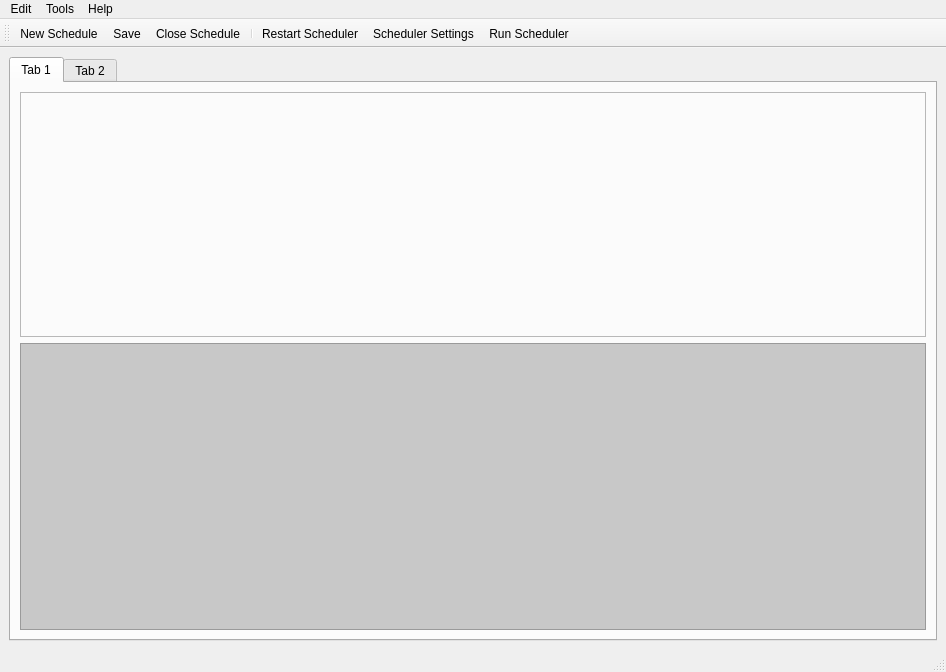
<?xml version="1.0" encoding="UTF-8"?>
<ui version="4.0">
 <class>MainWindow</class>
 <widget class="QMainWindow" name="MainWindow">
  <property name="geometry">
   <rect>
    <x>0</x>
    <y>0</y>
    <width>946</width>
    <height>672</height>
   </rect>
  </property>
  <property name="windowTitle">
   <string>MainWindow</string>
  </property>
  <widget class="QWidget" name="centralwidget">
   <layout class="QVBoxLayout" name="verticalLayout_14">
    <item>
     <widget class="QTabWidget" name="tabWidget">
      <property name="currentIndex">
       <number>0</number>
      </property>
      <widget class="QWidget" name="graph_tab">
       <attribute name="title">
        <string>Tab 1</string>
       </attribute>
       <layout class="QVBoxLayout" name="verticalLayout_2">
        <item>
         <widget class="QFrame" name="plot">
          <property name="minimumSize">
           <size>
            <width>778</width>
            <height>245</height>
           </size>
          </property>
          <property name="frameShape">
           <enum>QFrame::StyledPanel</enum>
          </property>
          <property name="frameShadow">
           <enum>QFrame::Raised</enum>
          </property>
          <widget class="QWidget" name="verticalLayoutWidget">
           <property name="geometry">
            <rect>
             <x>0</x>
             <y>0</y>
             <width>901</width>
             <height>251</height>
            </rect>
           </property>
           <layout class="QVBoxLayout" name="graph_layout"/>
          </widget>
         </widget>
        </item>
        <item>
         <widget class="QListWidget" name="listWidget">
          <property name="styleSheet">
           <string notr="true">font: 9pt &quot;Consolas&quot;;
background-color: rgb(200, 200, 200);</string>
          </property>
         </widget>
        </item>
       </layout>
      </widget>
      <widget class="QWidget" name="database_tab">
       <attribute name="title">
        <string>Tab 2</string>
       </attribute>
       <layout class="QVBoxLayout" name="verticalLayout_10">
        <item>
         <layout class="QHBoxLayout" name="horizontalLayout">
          <item>
           <spacer name="horizontalSpacer_5">
            <property name="orientation">
             <enum>Qt::Horizontal</enum>
            </property>
            <property name="sizeType">
             <enum>QSizePolicy::Fixed</enum>
            </property>
            <property name="sizeHint" stdset="0">
             <size>
              <width>25</width>
              <height>20</height>
             </size>
            </property>
           </spacer>
          </item>
          <item>
           <layout class="QVBoxLayout" name="verticalLayout_9">
            <item>
             <spacer name="verticalSpacer_8">
              <property name="orientation">
               <enum>Qt::Vertical</enum>
              </property>
              <property name="sizeType">
               <enum>QSizePolicy::MinimumExpanding</enum>
              </property>
              <property name="sizeHint" stdset="0">
               <size>
                <width>20</width>
                <height>28</height>
               </size>
              </property>
             </spacer>
            </item>
            <item>
             <widget class="QWidget" name="filterWidget" native="true">
              <property name="minimumSize">
               <size>
                <width>241</width>
                <height>411</height>
               </size>
              </property>
              <property name="styleSheet">
               <string notr="true"/>
              </property>
              <widget class="QWidget" name="layoutWidget">
               <property name="geometry">
                <rect>
                 <x>10</x>
                 <y>10</y>
                 <width>223</width>
                 <height>381</height>
                </rect>
               </property>
               <layout class="QVBoxLayout" name="verticalLayout_8">
                <item>
                 <widget class="QLabel" name="filteLabel">
                  <property name="text">
                   <string>&lt;html&gt;&lt;head/&gt;&lt;body&gt;&lt;p align=&quot;center&quot;&gt;&lt;span style=&quot; font-size:12pt; font-weight:700;&quot;&gt;Filter&lt;/span&gt;&lt;/p&gt;&lt;/body&gt;&lt;/html&gt;</string>
                  </property>
                 </widget>
                </item>
                <item>
                 <spacer name="verticalSpacer_7">
                  <property name="orientation">
                   <enum>Qt::Vertical</enum>
                  </property>
                  <property name="sizeType">
                   <enum>QSizePolicy::Maximum</enum>
                  </property>
                  <property name="sizeHint" stdset="0">
                   <size>
                    <width>20</width>
                    <height>18</height>
                   </size>
                  </property>
                 </spacer>
                </item>
                <item>
                 <layout class="QVBoxLayout" name="verticalLayout_5">
                  <item>
                   <widget class="QLabel" name="nameProjectLabel">
                    <property name="text">
                     <string>Project name</string>
                    </property>
                   </widget>
                  </item>
                  <item>
                   <widget class="QLineEdit" name="projectNameEdit">
                    <property name="sizePolicy">
                     <sizepolicy hsizetype="Ignored" vsizetype="Fixed">
                      <horstretch>0</horstretch>
                      <verstretch>0</verstretch>
                     </sizepolicy>
                    </property>
                    <property name="maximumSize">
                     <size>
                      <width>219</width>
                      <height>25</height>
                     </size>
                    </property>
                   </widget>
                  </item>
                 </layout>
                </item>
                <item>
                 <spacer name="verticalSpacer_2">
                  <property name="orientation">
                   <enum>Qt::Vertical</enum>
                  </property>
                  <property name="sizeType">
                   <enum>QSizePolicy::Maximum</enum>
                  </property>
                  <property name="sizeHint" stdset="0">
                   <size>
                    <width>20</width>
                    <height>18</height>
                   </size>
                  </property>
                 </spacer>
                </item>
                <item>
                 <layout class="QVBoxLayout" name="verticalLayout_4">
                  <item>
                   <widget class="QLabel" name="taskNumberLabel">
                    <property name="text">
                     <string>Task number</string>
                    </property>
                   </widget>
                  </item>
                  <item>
                   <widget class="QLineEdit" name="taskNumberEdit">
                    <property name="sizePolicy">
                     <sizepolicy hsizetype="Ignored" vsizetype="Fixed">
                      <horstretch>0</horstretch>
                      <verstretch>0</verstretch>
                     </sizepolicy>
                    </property>
                    <property name="maximumSize">
                     <size>
                      <width>219</width>
                      <height>25</height>
                     </size>
                    </property>
                   </widget>
                  </item>
                 </layout>
                </item>
                <item>
                 <spacer name="verticalSpacer_5">
                  <property name="orientation">
                   <enum>Qt::Vertical</enum>
                  </property>
                  <property name="sizeType">
                   <enum>QSizePolicy::Maximum</enum>
                  </property>
                  <property name="sizeHint" stdset="0">
                   <size>
                    <width>20</width>
                    <height>18</height>
                   </size>
                  </property>
                 </spacer>
                </item>
                <item>
                 <layout class="QVBoxLayout" name="verticalLayout_6">
                  <item>
                   <widget class="QLabel" name="hyperperiodLabel">
                    <property name="text">
                     <string>Hyperperiod</string>
                    </property>
                   </widget>
                  </item>
                  <item>
                   <widget class="QLineEdit" name="hyperperiodEdit">
                    <property name="sizePolicy">
                     <sizepolicy hsizetype="Ignored" vsizetype="Fixed">
                      <horstretch>0</horstretch>
                      <verstretch>0</verstretch>
                     </sizepolicy>
                    </property>
                    <property name="maximumSize">
                     <size>
                      <width>219</width>
                      <height>25</height>
                     </size>
                    </property>
                   </widget>
                  </item>
                 </layout>
                </item>
                <item>
                 <spacer name="verticalSpacer_12">
                  <property name="orientation">
                   <enum>Qt::Vertical</enum>
                  </property>
                  <property name="sizeType">
                   <enum>QSizePolicy::Maximum</enum>
                  </property>
                  <property name="sizeHint" stdset="0">
                   <size>
                    <width>20</width>
                    <height>18</height>
                   </size>
                  </property>
                 </spacer>
                </item>
                <item>
                 <layout class="QVBoxLayout" name="verticalLayout_7">
                  <item>
                   <widget class="QLabel" name="scheduleableLabel">
                    <property name="text">
                     <string>Scheduleable</string>
                    </property>
                   </widget>
                  </item>
                  <item>
                   <widget class="QLineEdit" name="scheduleableEdit">
                    <property name="sizePolicy">
                     <sizepolicy hsizetype="Ignored" vsizetype="Fixed">
                      <horstretch>0</horstretch>
                      <verstretch>0</verstretch>
                     </sizepolicy>
                    </property>
                    <property name="maximumSize">
                     <size>
                      <width>219</width>
                      <height>25</height>
                     </size>
                    </property>
                   </widget>
                  </item>
                 </layout>
                </item>
                <item>
                 <spacer name="verticalSpacer_11">
                  <property name="orientation">
                   <enum>Qt::Vertical</enum>
                  </property>
                  <property name="sizeType">
                   <enum>QSizePolicy::Maximum</enum>
                  </property>
                  <property name="sizeHint" stdset="0">
                   <size>
                    <width>20</width>
                    <height>18</height>
                   </size>
                  </property>
                 </spacer>
                </item>
                <item>
                 <layout class="QVBoxLayout" name="verticalLayout_3">
                  <item>
                   <widget class="QLabel" name="calendarLabel">
                    <property name="text">
                     <string>Calendar</string>
                    </property>
                   </widget>
                  </item>
                  <item>
                   <layout class="QHBoxLayout" name="horizontalLayout_3">
                    <item>
                     <widget class="QLineEdit" name="calendarEdit">
                      <property name="maximumSize">
                       <size>
                        <width>183</width>
                        <height>25</height>
                       </size>
                      </property>
                     </widget>
                    </item>
                    <item>
                     <widget class="QToolButton" name="calendarButton">
                      <property name="styleSheet">
                       <string notr="true"/>
                      </property>
                      <property name="text">
                       <string/>
                      </property>
                      <property name="icon">
                       <iconset resource="icons.qrc">
                        <normaloff>:/img/icons8-calendar-80.png</normaloff>:/img/icons8-calendar-80.png</iconset>
                      </property>
                      <property name="iconSize">
                       <size>
                        <width>20</width>
                        <height>20</height>
                       </size>
                      </property>
                      <property name="checkable">
                       <bool>false</bool>
                      </property>
                     </widget>
                    </item>
                   </layout>
                  </item>
                 </layout>
                </item>
                <item>
                 <spacer name="verticalSpacer_6">
                  <property name="orientation">
                   <enum>Qt::Vertical</enum>
                  </property>
                  <property name="sizeType">
                   <enum>QSizePolicy::Maximum</enum>
                  </property>
                  <property name="sizeHint" stdset="0">
                   <size>
                    <width>20</width>
                    <height>18</height>
                   </size>
                  </property>
                 </spacer>
                </item>
                <item>
                 <layout class="QHBoxLayout" name="buttonFilter_layout">
                  <item>
                   <widget class="QPushButton" name="filterButton">
                    <property name="styleSheet">
                     <string notr="true"/>
                    </property>
                    <property name="text">
                     <string>Filter</string>
                    </property>
                   </widget>
                  </item>
                  <item>
                   <widget class="QPushButton" name="cleanButton">
                    <property name="text">
                     <string>Clean</string>
                    </property>
                   </widget>
                  </item>
                 </layout>
                </item>
               </layout>
              </widget>
             </widget>
            </item>
            <item>
             <spacer name="verticalSpacer_9">
              <property name="orientation">
               <enum>Qt::Vertical</enum>
              </property>
              <property name="sizeType">
               <enum>QSizePolicy::MinimumExpanding</enum>
              </property>
              <property name="sizeHint" stdset="0">
               <size>
                <width>20</width>
                <height>28</height>
               </size>
              </property>
             </spacer>
            </item>
           </layout>
          </item>
          <item>
           <spacer name="horizontalSpacer_2">
            <property name="orientation">
             <enum>Qt::Horizontal</enum>
            </property>
            <property name="sizeType">
             <enum>QSizePolicy::Maximum</enum>
            </property>
            <property name="sizeHint" stdset="0">
             <size>
              <width>25</width>
              <height>20</height>
             </size>
            </property>
           </spacer>
          </item>
          <item>
           <layout class="QVBoxLayout" name="verticalLayout">
            <item>
             <spacer name="verticalSpacer">
              <property name="orientation">
               <enum>Qt::Vertical</enum>
              </property>
              <property name="sizeType">
               <enum>QSizePolicy::Maximum</enum>
              </property>
              <property name="sizeHint" stdset="0">
               <size>
                <width>38</width>
                <height>31</height>
               </size>
              </property>
             </spacer>
            </item>
            <item>
             <layout class="QHBoxLayout" name="horizontalLayout_2">
              <item>
               <widget class="QPushButton" name="deleteButton">
                <property name="text">
                 <string>Delete</string>
                </property>
               </widget>
              </item>
              <item>
               <spacer name="horizontalSpacer">
                <property name="orientation">
                 <enum>Qt::Horizontal</enum>
                </property>
                <property name="sizeHint" stdset="0">
                 <size>
                  <width>118</width>
                  <height>20</height>
                 </size>
                </property>
               </spacer>
              </item>
              <item>
               <widget class="QPushButton" name="openDatabaseButton">
                <property name="text">
                 <string>Open Database</string>
                </property>
               </widget>
              </item>
              <item>
               <widget class="QPushButton" name="newDatabaseButton">
                <property name="text">
                 <string>New Database</string>
                </property>
               </widget>
              </item>
              <item>
               <widget class="QPushButton" name="connectToDatabase">
                <property name="text">
                 <string>Connect to Database</string>
                </property>
               </widget>
              </item>
             </layout>
            </item>
            <item>
             <widget class="QTableView" name="projectTable">
              <property name="sizePolicy">
               <sizepolicy hsizetype="Expanding" vsizetype="Expanding">
                <horstretch>0</horstretch>
                <verstretch>0</verstretch>
               </sizepolicy>
              </property>
              <property name="minimumSize">
               <size>
                <width>609</width>
                <height>100</height>
               </size>
              </property>
              <property name="maximumSize">
               <size>
                <width>16777215</width>
                <height>16777215</height>
               </size>
              </property>
             </widget>
            </item>
            <item>
             <spacer name="verticalSpacer_10">
              <property name="orientation">
               <enum>Qt::Vertical</enum>
              </property>
              <property name="sizeType">
               <enum>QSizePolicy::Fixed</enum>
              </property>
              <property name="sizeHint" stdset="0">
               <size>
                <width>20</width>
                <height>10</height>
               </size>
              </property>
             </spacer>
            </item>
            <item>
             <widget class="QLabel" name="imgGraph">
              <property name="enabled">
               <bool>true</bool>
              </property>
              <property name="sizePolicy">
               <sizepolicy hsizetype="Expanding" vsizetype="Expanding">
                <horstretch>0</horstretch>
                <verstretch>0</verstretch>
               </sizepolicy>
              </property>
              <property name="minimumSize">
               <size>
                <width>609</width>
                <height>231</height>
               </size>
              </property>
              <property name="text">
               <string>TextLabel</string>
              </property>
             </widget>
            </item>
           </layout>
          </item>
         </layout>
        </item>
       </layout>
      </widget>
     </widget>
    </item>
   </layout>
  </widget>
  <widget class="QMenuBar" name="menubar">
   <property name="geometry">
    <rect>
     <x>0</x>
     <y>0</y>
     <width>946</width>
     <height>22</height>
    </rect>
   </property>
   <widget class="QMenu" name="menuEdit">
    <property name="title">
     <string>Edit</string>
    </property>
    <addaction name="actionWindow_settings"/>
    <addaction name="actionSave_Graph_as_png"/>
   </widget>
   <widget class="QMenu" name="menuTools">
    <property name="title">
     <string>Tools</string>
    </property>
    <addaction name="actionServer_Database"/>
   </widget>
   <widget class="QMenu" name="menuHelp">
    <property name="title">
     <string>Help</string>
    </property>
    <widget class="QMenu" name="menuAbout_Database">
     <property name="title">
      <string>About Database</string>
     </property>
     <addaction name="actionGeneral_Usage_Information_Database"/>
     <addaction name="actionFilter"/>
    </widget>
    <widget class="QMenu" name="menuAbout_Simulation">
     <property name="title">
      <string>About Simulation</string>
     </property>
     <addaction name="actionGeneral_Usage_Information_Simulation"/>
     <addaction name="actionEdit_appearance_Simulation"/>
    </widget>
    <addaction name="menuAbout_Simulation"/>
    <addaction name="menuAbout_Database"/>
    <addaction name="separator"/>
    <addaction name="actionServer_Database_help"/>
    <addaction name="actionClient_Database_help"/>
    <addaction name="separator"/>
    <addaction name="actionInfo_FCheddar_help"/>
   </widget>
   <addaction name="menuEdit"/>
   <addaction name="menuTools"/>
   <addaction name="menuHelp"/>
  </widget>
  <widget class="QToolBar" name="toolBar">
   <property name="windowTitle">
    <string>toolBar</string>
   </property>
   <attribute name="toolBarArea">
    <enum>TopToolBarArea</enum>
   </attribute>
   <attribute name="toolBarBreak">
    <bool>false</bool>
   </attribute>
   <addaction name="actionNew_Schedule"/>
   <addaction name="actionSave"/>
   <addaction name="actionDeleteCurrent_Scheduler"/>
   <addaction name="separator"/>
   <addaction name="actionRestart_Scheduler"/>
   <addaction name="actionScheduler_Settings"/>
   <addaction name="actionRun_Scheduler"/>
  </widget>
  <widget class="QStatusBar" name="statusbar"/>
  <action name="actionNew_Schedule">
   <property name="icon">
    <iconset resource="icons.qrc">
     <normaloff>:/img/icons8-add-file-80.png</normaloff>:/img/icons8-add-file-80.png</iconset>
   </property>
   <property name="text">
    <string>New Schedule</string>
   </property>
  </action>
  <action name="actionSave">
   <property name="icon">
    <iconset resource="icons.qrc">
     <normaloff>:/img/icons8-save-80.png</normaloff>:/img/icons8-save-80.png</iconset>
   </property>
   <property name="text">
    <string>Save</string>
   </property>
  </action>
  <action name="actionDeleteCurrent_Scheduler">
   <property name="icon">
    <iconset resource="icons.qrc">
     <normaloff>:/img/icons8-close-480.png</normaloff>:/img/icons8-close-480.png</iconset>
   </property>
   <property name="text">
    <string>Close Schedule</string>
   </property>
  </action>
  <action name="actionRestart_Scheduler">
   <property name="icon">
    <iconset resource="icons.qrc">
     <normaloff>:/img/icons8-restart-480.png</normaloff>:/img/icons8-restart-480.png</iconset>
   </property>
   <property name="text">
    <string>Restart Scheduler</string>
   </property>
  </action>
  <action name="actionScheduler_Settings">
   <property name="icon">
    <iconset resource="icons.qrc">
     <normaloff>:/img/icons8-services-480.png</normaloff>:/img/icons8-services-480.png</iconset>
   </property>
   <property name="text">
    <string>Scheduler Settings</string>
   </property>
  </action>
  <action name="actionRun_Scheduler">
   <property name="icon">
    <iconset resource="icons.qrc">
     <normaloff>:/img/icons8-next-80.png</normaloff>:/img/icons8-next-80.png</iconset>
   </property>
   <property name="text">
    <string>Run Scheduler</string>
   </property>
  </action>
  <action name="actionServer_Database">
   <property name="text">
    <string>Server Database</string>
   </property>
  </action>
  <action name="actionServer_Database_help">
   <property name="text">
    <string>Server Database</string>
   </property>
  </action>
  <action name="actionInfo_FCheddar_help">
   <property name="text">
    <string>Info FCheddar</string>
   </property>
  </action>
  <action name="actionWindow_settings">
   <property name="text">
    <string>Window settings</string>
   </property>
  </action>
  <action name="actionSave_Graph_as_png">
   <property name="text">
    <string>Save Graph as .png</string>
   </property>
  </action>
  <action name="actionClient_Database_help">
   <property name="text">
    <string>Client Database</string>
   </property>
  </action>
  <action name="actionGeneral_Usage_Information_Simulation">
   <property name="text">
    <string>General Usage Information</string>
   </property>
  </action>
  <action name="actionEdit_appearance_Simulation">
   <property name="text">
    <string>Edit appearance</string>
   </property>
  </action>
  <action name="actionGeneral_Usage_Information_Database">
   <property name="text">
    <string>General Usage Information</string>
   </property>
  </action>
  <action name="actionFilter">
   <property name="text">
    <string>Filter</string>
   </property>
  </action>
 </widget>
 <resources>
  <include location="icons.qrc"/>
 </resources>
 <connections/>
</ui>
